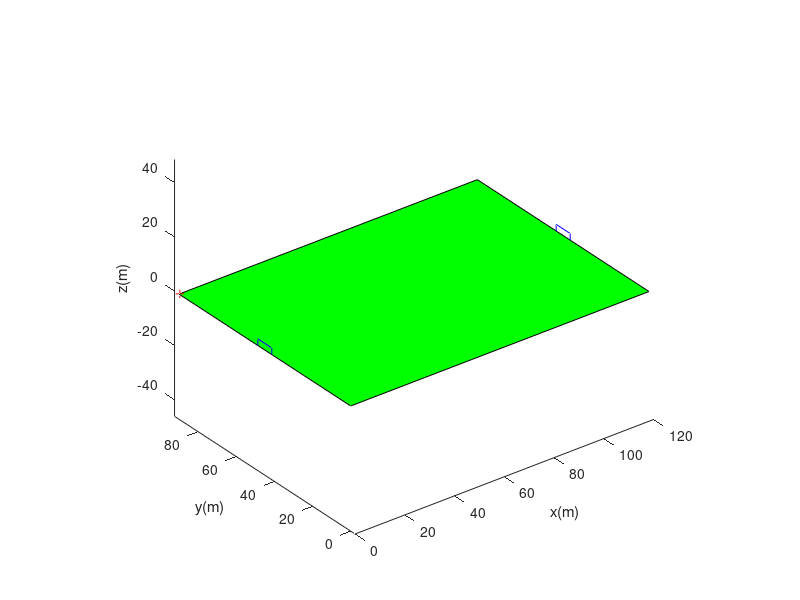

The MATLAB script that drew this image: (Note: this script raises an error after producing the figure.)
%
% Definir terrain
%
xter=[0 120 120   0   0];
yter=[0   0  90  90   0];
zter=[0   0   0   0   0];
Butsgx=[0 0 0 0]; 
Butsdx=[120 120 120 120]; 
Butsy=[(90-7.32)/2 (90-7.32)/2 (90+7.32)/2 (90+7.32)/2];
Butsz=[0 2.44 2.44 0];

%Tir 1
xy0([1:2],1)=[0.2;89.8];
vbi([1:3],1)=[5.3;-21;16.5];
wbi([1:3],1)=[0;0;6.3];
%Tir 2
xy0([1:2],2)=[0.2;89.8];
vbi([1:3],2)=[5.3;-21;16.5];
wbi([1:3],2)=[0;-5;-6.3];
%Tir 3
xy0([1:2],3)=[0.2;89.8];
vbi([1:3],3)=[5.3;-21;16.5];
wbi([1:3],3)=[0;0;-6.3];
%Tir 4 Valeurs de vbi et wbi à déterminer par les étudiants
xy0([1:2],4)=[0;1];
vbi([1:3],4)=[6;21;16.5];
wbi([1:3],4)=[0;0;10];

%Tir 4 Valeurs de vbi et wbi à déterminer par les étudiants
xy0([1:2],5)=[0;1];
vbi([1:3],5)=[62;65;30];
wbi([1:3],5)=[0;0;-5];

for vit=1:5
  hold on;
  xlabel('x(m)');
  ylabel('y(m)');
  zlabel('z(m)');
%
%  Tracer terrain 
%
  fprintf('\nSimulation %3d\n',vit);
  fprintf('rbi (m)  = (%8.4f,%8.4f,%8.4f)  \n',xy0(1,vit),xy0(2,vit),0.11);
  fprintf('vbi (m/s)= (%8.4f,%8.4f,%8.4f)  \n',vbi(1,vit),vbi(2,vit),vbi(3,vit));
  fprintf('wbi (r/s)= (%8.4f,%8.4f,%8.4f)  \n',wbi(1,vit),wbi(2,vit),wbi(3,vit));
  axis equal;
  fill3(xter,yter,zter,[0 1 0]);
  line(Butsgx,Butsy,Butsz,'color','b');
  line(Butsdx,Butsy,Butsz,'color','b');
  plot3(xy0(1,vit),xy0(2,vit),0.11,'r+');
  [But vbf tt xx yy zz]=Devoir2(xy0(:,vit),vbi(:,vit),wbi(:,vit));
  sz=size(tt,1);
  plot3(xx(1:sz),yy(1:sz),zz(1:sz),'b')
  if But == 0
    fprintf('But ! \n');
  elseif But == 1
    fprintf('Le ballon touche le sol en premier\n');
  elseif But == 2
    fprintf('Le ballon sort du terrain en premier\n');
  elseif But == 3
    fprintf('Le ballon touche les montants du but en premier\n');
  end
  fprintf('Temps de la collision          %10.6f s \n',tt(sz));
  fprintf('Position finale de la balle    (%8.4f,%8.4f,%8.4f)  m \n',xx(sz),yy(sz),zz(sz));
  fprintf('Vitesse finale de la balle     (%8.4f,%8.4f,%8.4f)  m/s\n',vbf(1),vbf(2),vbf(3));
  fprintf('\n\n');
end
